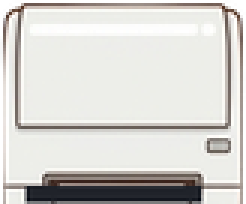
#> input picture scripts/shots/printer_base.png, 82 x 68 px, found by its file name (shown 3 times larger)
$ python build_printer_actor_pack.py
#> lines starting #> are read from the running program, lines starting #| are printed output that depends on the picture
import os
import json
import subprocess
from PIL import Image, ImageDraw

BASE_DIR = r'C:\Users\admin\Music\chufang'
ACTOR_DIR = os.path.join(BASE_DIR, 'packages', 'web-greybox', 'public', 'assets', 'actor_pack', 'printer')
SHOTS_DIR = os.path.join(BASE_DIR, 'scripts', 'shots')
ART_DIR = r'C:\Users\admin\.gemini\antigravity\brain\a581706c-feba-4a01-94fc-8c62ff40a9bf'
os.makedirs(ACTOR_DIR, exist_ok=True)
os.makedirs(SHOTS_DIR, exist_ok=True)

# Canonical 2x canvas for printer actor: 96 x 84 px (renders at 48 x 42 px in UI)
CANVAS_W = 96
CANVAS_H = 84

# Load printer base and paper
printer_base = Image.open(os.path.join(BASE_DIR, 'packages', 'web-greybox', 'public', 'assets', 'cat', 'printer_base.png')).convert('RGBA')
#> printer_base is the input picture: PIL image 82x68 RGBA; mean R, G, B, A 199.5, 197.7, 193.6, 239.5
printer_paper = Image.open(os.path.join(BASE_DIR, 'packages', 'web-greybox', 'public', 'assets', 'cat', 'printer_paper.png')).convert('RGBA')
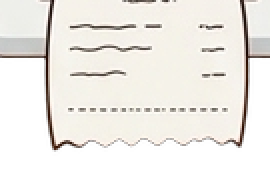
#> input picture scripts/shots/printer_paper.png, 135 x 90 px, found by its file name (shown 2 times larger)
#> printer_paper is the input picture: PIL image 135x90 RGBA; mean R, G, B, A 155.1, 152, 146.8, 170.5

# Position of printer body on the actor canvas (centered horizontally at top)
PB_X = (CANVAS_W - printer_base.width) // 2 # (96 - 82) // 2 = 7
#> PB_X = 7
PB_Y = 4 # Top margin

def render_printer_frame(paper_len=0, led_color='green'):
    """
    Renders one frame of the Printer Actor.
    The printer body is 100% locked at (PB_X, PB_Y).
    Paper feeds down through the slot at PB_Y + 54.
    """
    frame = Image.new('RGBA', (CANVAS_W, CANVAS_H), (0, 0, 0, 0))

    # 1. Paper strip emerging from behind slot
    if paper_len > 0:
        crop_h = min(printer_paper.height, int(paper_len))
        paper_strip = printer_paper.crop((0, 0, printer_paper.width, crop_h))
        px = CANVAS_W // 2 - paper_strip.width // 2
        py = PB_Y + 50
        frame.paste(paper_strip, (px, py), paper_strip)

    # 2. Printer body
    frame.paste(printer_base, (PB_X, PB_Y), printer_base)

    # 3. Status LED glow (x=PB_X + 62, y=PB_Y + 36)
    draw = ImageDraw.Draw(frame)
    lx = PB_X + 62
    ly = PB_Y + 36
    if led_color == 'amber':
        draw.ellipse([lx - 3, ly - 3, lx + 3, ly + 3], fill=(245, 158, 11, 255))
        draw.ellipse([lx - 1, ly - 1, lx + 1, ly + 1], fill=(254, 240, 138, 255))
    elif led_color == 'green':
        draw.ellipse([lx - 3, ly - 3, lx + 3, ly + 3], fill=(34, 197, 94, 255))
        draw.ellipse([lx - 1, ly - 1, lx + 1, ly + 1], fill=(187, 247, 208, 255))

    return frame

def build_printer_idle():
    """printer_idle: 10 frames @ 10fps with gentle steady green LED."""
    frames_dir = os.path.join(ACTOR_DIR, 'frames_idle')
    os.makedirs(frames_dir, exist_ok=True)
    frames = []

    for i in range(10):
        # Static printer, paper retracted, steady green LED
        f = render_printer_frame(paper_len=0, led_color='green')
        f.save(os.path.join(frames_dir, f'frame_{i:02d}.png'))
        frames.append(f)

    # Save animated WebP
    webp_path = os.path.join(ACTOR_DIR, 'printer_idle.webp')
    frames[0].save(webp_path, save_all=True, append_images=frames[1:], duration=100, loop=0)

    # Save MP4 & WebM
    subprocess.run([
        'ffmpeg', '-y', '-framerate', '10',
        '-i', os.path.join(frames_dir, 'frame_%02d.png'),
        '-c:v', 'libx264', '-pix_fmt', 'yuv420p',
        os.path.join(ACTOR_DIR, 'printer_idle.mp4')
    ], check=True, stdout=subprocess.DEVNULL, stderr=subprocess.DEVNULL)

    subprocess.run([
        'ffmpeg', '-y', '-framerate', '10',
        '-i', os.path.join(frames_dir, 'frame_%02d.png'),
        '-c:v', 'libvpx-vp9', '-pix_fmt', 'yuva420p',
        os.path.join(ACTOR_DIR, 'printer_idle.webm')
    ], check=True, stdout=subprocess.DEVNULL, stderr=subprocess.DEVNULL)

    # Generate Spritesheet
    build_spritesheet(frames, os.path.join(ACTOR_DIR, 'printer_idle'))
    print('[OK] printer_idle package generated!')

def build_printer_print():
    """printer_print: 16 frames @ 10fps: paper smoothly emerges downwards."""
    frames_dir = os.path.join(ACTOR_DIR, 'frames_print')
    os.makedirs(frames_dir, exist_ok=True)
    frames = []

    # Paper length timeline: 0 -> 4 -> 10 -> 18 -> 26 -> 34 -> 42 -> 50 -> 56 -> 60 -> 60...
    paper_lengths = [0, 4, 10, 18, 26, 34, 42, 48, 54, 58, 60, 60, 60, 60, 60, 60]
    for i, plen in enumerate(paper_lengths):
        led = 'amber' if (i % 4 < 2 and plen < 58) else 'green'
        f = render_printer_frame(paper_len=plen, led_color=led)
        f.save(os.path.join(frames_dir, f'frame_{i:02d}.png'))
        frames.append(f)

    # Save animated WebP
    webp_path = os.path.join(ACTOR_DIR, 'printer_print.webp')
    frames[0].save(webp_path, save_all=True, append_images=frames[1:], duration=100, loop=0)

    # Save MP4 & WebM
    subprocess.run([
        'ffmpeg', '-y', '-framerate', '10',
        '-i', os.path.join(frames_dir, 'frame_%02d.png'),
        '-c:v', 'libx264', '-pix_fmt', 'yuv420p',
        os.path.join(ACTOR_DIR, 'printer_print.mp4')
    ], check=True, stdout=subprocess.DEVNULL, stderr=subprocess.DEVNULL)

    subprocess.run([
        'ffmpeg', '-y', '-framerate', '10',
        '-i', os.path.join(frames_dir, 'frame_%02d.png'),
        '-c:v', 'libvpx-vp9', '-pix_fmt', 'yuva420p',
        os.path.join(ACTOR_DIR, 'printer_print.webm')
    ], check=True, stdout=subprocess.DEVNULL, stderr=subprocess.DEVNULL)

    # Generate Spritesheet
    build_spritesheet(frames, os.path.join(ACTOR_DIR, 'printer_print'))
    print('[OK] printer_print package generated!')

def build_spritesheet(frames, base_path):
    """Packages frames into a horizontal spritesheet with accompanying JSON metadata."""
    count = len(frames)
    w, h = frames[0].size
    sheet = Image.new('RGBA', (w * count, h), (0, 0, 0, 0))
    frames_meta = {}

    for idx, f in enumerate(frames):
        sheet.paste(f, (idx * w, 0))
        frames_meta[f'frame_{idx:02d}'] = {
            'frame': {'x': idx * w, 'y': 0, 'w': w, 'h': h},
            'sourceSize': {'w': w, 'h': h}
        }

    sheet.save(f'{base_path}_sheet.png')
    with open(f'{base_path}.json', 'w') as jf:
        json.dump({
            'frames': frames_meta,
            'meta': {'size': {'w': w * count, 'h': h}, 'scale': '1'}
        }, jf, indent=2)

def generate_printer_review_sheet():
    """Creates asset_review_sheet_printer.png."""
    idle_frame = render_printer_frame(paper_len=0, led_color='green')
    print_f1 = render_printer_frame(paper_len=18, led_color='amber')
    print_f2 = render_printer_frame(paper_len=42, led_color='amber')
    print_f3 = render_printer_frame(paper_len=60, led_color='green')

    items = [
        ('1. printer_idle (Static)', idle_frame),
        ('2. printer_print (Start Feed)', print_f1),
        ('3. printer_print (Mid Feed)', print_f2),
        ('4. printer_print (Complete)', print_f3)
    ]

    card_w = CANVAS_W + 16
    card_h = CANVAS_H + 36
    sheet = Image.new('RGB', (card_w * 4 + 20, card_h + 30), (247, 241, 231))
    draw = ImageDraw.Draw(sheet)

    draw.text((15, 8), "PRINTER ACTOR ASSET REVIEW SHEET", fill=(70, 50, 30))

    for idx, (label, img) in enumerate(items):
        cx = 10 + idx * card_w
        cy = 28
        # Card background
        draw.rectangle([cx, cy, cx + card_w - 6, cy + card_h], fill=(255, 255, 255), outline=(210, 190, 170))
        # Draw checkered pattern to prove transparency
        for ty in range(cy + 20, cy + 20 + CANVAS_H, 8):
            for tx in range(cx + 6, cx + 6 + CANVAS_W, 8):
                if (tx // 8 + ty // 8) % 2 == 0:
                    draw.rectangle([tx, ty, tx + 7, ty + 7], fill=(240, 240, 240))
        sheet.paste(img, (cx + 6, cy + 20), img)
        draw.text((cx + 6, cy + 4), label, fill=(50, 40, 30))

    out_shot = os.path.join(SHOTS_DIR, 'asset_review_sheet_printer.png')
    out_art = os.path.join(ART_DIR, 'asset_review_sheet_printer.png')
    sheet.save(out_shot)
    sheet.save(out_art)
    print('[OK] asset_review_sheet_printer.png generated!')

if __name__ == '__main__':
    build_printer_idle()
#> after the loop in build_printer_idle, `for i in range(10):`: frames = 10 items
#> in build_spritesheet, `count = len(frames)`: count = 10
#> in build_spritesheet, `sheet = Image.new('RGBA', (w * count, h), (0, 0, 0, 0))`: sheet: PIL image 960x84 RGBA; every value is 0
#> the loop in build_spritesheet, `for idx, f in enumerate(frames):` made 10 passes
#> after the loop in build_spritesheet, `for idx, f in enumerate(frames):`:
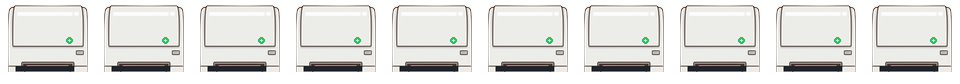
#> sheet: PIL image 960x84 RGBA; mean R, G, B, A 135.4, 135.1, 132, 163.6; transparent parts drawn white
#> after the loop in build_spritesheet, `for idx, f in enumerate(frames):`: frames_meta = 10 items
    build_printer_print()
#> after the loop in build_printer_print, `for i, plen in enumerate(paper_lengths):`:
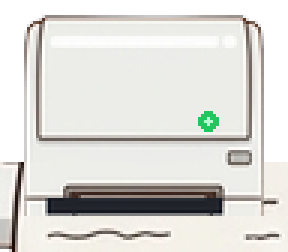
#> f: PIL image 96x84 RGBA (shown 3 times larger); mean R, G, B, A 176.5, 175.4, 171, 209.1; transparent parts drawn white
#> after the loop in build_printer_print, `for i, plen in enumerate(paper_lengths):`: frames = 16 items
#> in build_spritesheet (call 2), `count = len(frames)`: count = 16
#> in build_spritesheet (call 2), `sheet = Image.new('RGBA', (w * count, h), (0, 0, 0, 0))`: sheet: PIL image 1536x84 RGBA; every value is 0
#> the loop in build_spritesheet (call 2), `for idx, f in enumerate(frames):` made 16 passes
#> after the loop in build_spritesheet (call 2), `for idx, f in enumerate(frames):`:
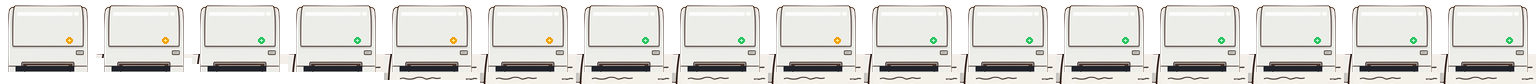
#> sheet: PIL image 1536x84 RGBA; mean R, G, B, A 166.7, 165.5, 161.3, 198; transparent parts drawn white
#> after the loop in build_spritesheet (call 2), `for idx, f in enumerate(frames):`: frames_meta = 16 items
    generate_printer_review_sheet()
#> in render_printer_frame (call 29), `frame.paste(paper_strip, (px, py), paper_strip)`:
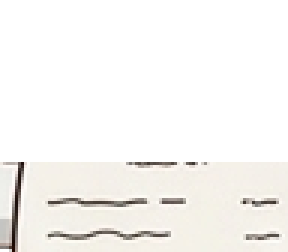
#> frame: PIL image 96x84 RGBA (shown 3 times larger); mean R, G, B, A 82.5, 80.9, 78.3, 90.2; transparent parts drawn white
#> in generate_printer_review_sheet, `sheet = Image.new('RGB', (card_w * 4 + 20, card_h + 30), (247, 241, 23..`:
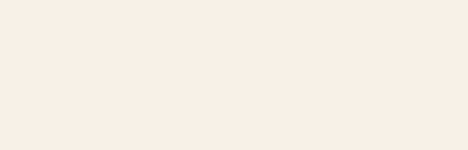
#> sheet: PIL image 468x150 RGB; mean R, G, B 247, 241, 231
#> the loop in generate_printer_review_sheet, `for idx, (label, img) in enumerate(items):` made 4 passes
#> (label, cx) on passes 1 to 4: ('1. printer_idle (Static)', 10), ('2. printer_print (Start Feed)', 122), ('3. printer_print (Mid Feed)', 234), ('4. printer_print (Complete)', 346)
#> after the loop in generate_printer_review_sheet, `for idx, (label, img) in enumerate(items):`:
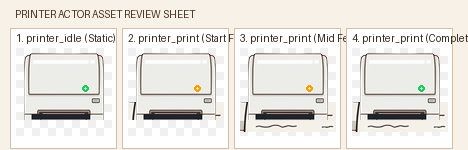
#> sheet: PIL image 468x150 RGB; mean R, G, B 232.1, 229.3, 224.2
    print('[ALL DONE] Printer Actor Package complete!')
